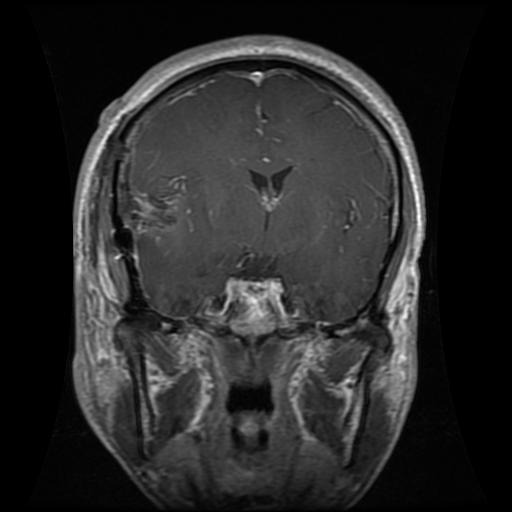
#> input picture small_image/Te-gl_0038.jpg, 512 x 512 px
$ jupyter execute --allow-errors Wavelet-denoising.ipynb
#> lines starting #> are read from the running program, lines starting #| are printed output that depends on the picture; after the words box and inside, x2 and y2 are one past the last pixel; in counts of white or black regions, pixels touching at a corner belong together
Loading packages

[cell 1]
import cv2
import numpy as np
import math
import pywt
import matplotlib.pyplot as plt
import matplotlib.image as mpimg
from scipy import ndimage
from skimage.metrics import structural_similarity as ssim

Helper functions for working with images

[cell 2]
def load_image(image_path):
#> called with image_path = 'small_image/Te-gl_0038.jpg'
    img = mpimg.imread(image_path)
#> img is the input picture: shape (512, 512, 3); min 0, max 255, mean 41
    img_gray = np.dot(img[..., :3], [0.2989, 0.5870, 0.1140])
    return img_gray

def add_noise(image, sigma):
    noise = np.random.normal(0, sigma, image.shape)
    noisy_image = image + noise
    return (noisy_image)

# [5 lines left out: function display, not called in this run]

def save_image(image_array, path):
    plt.imsave(path, image_array, cmap='gray')

This next chunk has the implementations for DWT, IDWT and the thresholding function

    1. decomposition function - decomposes the image into wavelet coefficients

    2. thresholding function - applies the threshold value with a given mode (hard/soft)

    3. reconstruction function - uses IDWT to reconstruct the denoised image

[cell 3]
#1. Wavelet Decomposition

def wavelet_decompose(img, wavelet, level=3):
    coeffs = pywt.wavedec2(img, wavelet=wavelet, level=level, mode='periodization')
    cA = coeffs[0]
    detail_levels = coeffs[1:]  # list of (cH, cV, cD)
    return cA, detail_levels

#2. Thresholding

def threshold_coeffs(detail_levels, threshold, mode):
    thresholded_details = []
    for cH, cV, cD in detail_levels:
        cH_thresh = pywt.threshold(cH, threshold, mode=mode)
        cV_thresh = pywt.threshold(cV, threshold, mode=mode)
        cD_thresh = pywt.threshold(cD, threshold, mode=mode)
        thresholded_details.append((cH_thresh, cV_thresh, cD_thresh))

    return thresholded_details

#3. Reconstructing the Image

def reconstruct_from_coeffs(cA, detail_levels, wavelet):
    coeffs = [cA] + detail_levels
    return pywt.waverec2(coeffs, wavelet=wavelet, mode='periodization')

This section: Thresholding strategies for a known sigma value.
Computes both sure and universal in one function. the universal value is used to put an upper bound on the search space for the SURE value to speed up runtime

[cell 4]
def compute_thresholds(coeffs, sigma, n_points=200):
    x = coeffs.flatten()
    n = x.size
    abs_x = np.abs(x)

    # Universal threshold
    T_univ = sigma * np.sqrt(2 * np.log(n))

    # Choose an upper bound for SURE threshold for efficiency
    max_coeff = np.max(abs_x)
    upper_bound = max(T_univ*1.5, max_coeff*0.5)
    thresholds = np.linspace(0.01, upper_bound, n_points)

    # Compute SURE risk for each threshold
    risks = []
    for t in thresholds:
        count = np.sum(abs_x <= t)
        min_terms = np.minimum(abs_x**2, t**2)
        risk = n * sigma**2 - 2 * sigma**2 * count + np.sum(min_terms)
        risks.append(risk)

    risks = np.array(risks)

    # Find optimal threshold
    idx_min = np.argmin(risks)
    SURE_threshold = thresholds[idx_min]

    return T_univ, SURE_threshold


#univ,sure = compute_thresholds(all_detail_flat, sigma=50, n_points=200)

This section: Performance Metrics.

    1.creates a binary mask to use for 4.

    2. computes PSNR

    3. computes SSIM

    4. computes Masked SSIM

[cell 5]
# this chunk makes the binary mask and is ran once only for the purpose of creating a mask for the simulation study. fill_all_holes had to be used a number of times
# to remove the black space in the ROI without altering the edges.

def threshold_mask2(img, threshold):
#> called with threshold = 15
    img_uint8 = img.astype(np.uint8)
    _, thresh = cv2.threshold(img, threshold, 255, cv2.THRESH_BINARY)
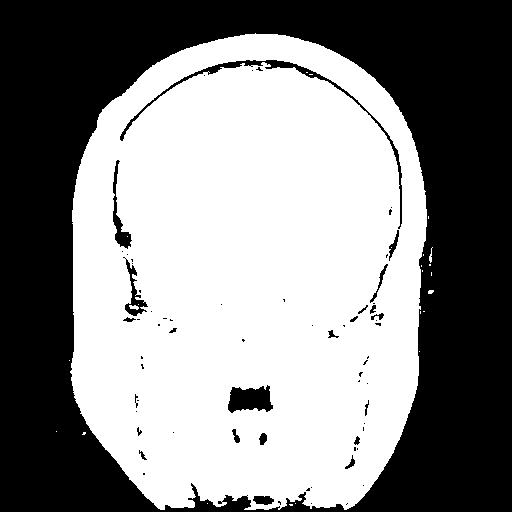
#> thresh: shape (512, 512) float64; 53.5% white; 68 black regions (45 under 20 px), largest, box (x1, y1, x2, y2) and area: (0, 0, 512, 512) 117719, (120, 60, 402, 229) 1395, (228, 385, 273, 413) 904

    return thresh

def fill_all_holes(binary_mask, kernel_size=5):
#> called with kernel_size = 10
    mask = binary_mask.copy().astype(np.uint8)
    kernel = cv2.getStructuringElement(cv2.MORPH_ELLIPSE, (kernel_size, kernel_size))
    closed = cv2.morphologyEx(mask, cv2.MORPH_CLOSE, kernel)
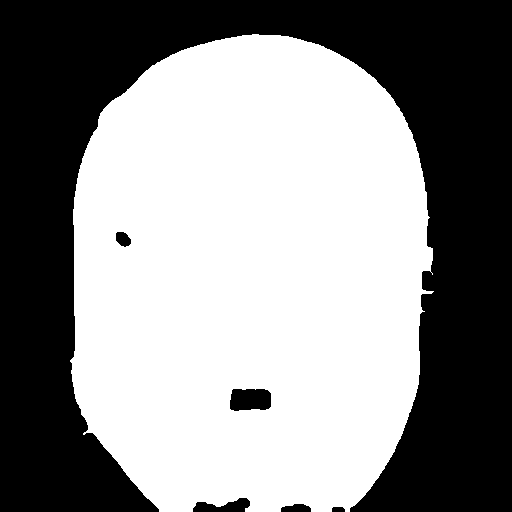
#> closed: shape (512, 512); 55.1% white; 6 black regions, box (x1, y1, x2, y2) and area: (0, 0, 512, 512) 115987, (230, 389, 271, 411) 814, (193, 498, 250, 512) 508, (281, 504, 311, 512) 195, (116, 232, 131, 247) 168, (332, 507, 345, 512) 61

    return closed


img = load_image('small_image/Te-gl_0038.jpg')
thresholded_mask = threshold_mask2(img, threshold=15)
flood = fill_all_holes(thresholded_mask, kernel_size=10)
flood2 = fill_all_holes(flood, kernel_size=15)
#> call 2 of fill_all_holes, with kernel_size = 15
#> in fill_all_holes (call 2), `closed = cv2.morphologyEx(mask, cv2.MORPH_CLOSE, kernel)`:
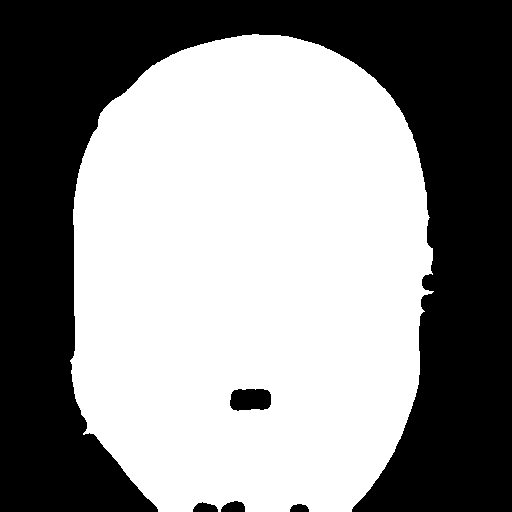
#> closed: shape (512, 512); 55.3% white; 5 black regions, box (x1, y1, x2, y2) and area: (0, 0, 512, 512) 115868, (230, 389, 271, 411) 789, (221, 501, 245, 512) 210, (193, 502, 218, 512) 185, (290, 504, 309, 512) 124
binary_mask = fill_all_holes(flood2, kernel_size=30)
#> call 3 of fill_all_holes, with kernel_size = 30
#> in fill_all_holes (call 3), `closed = cv2.morphologyEx(mask, cv2.MORPH_CLOSE, kernel)`:
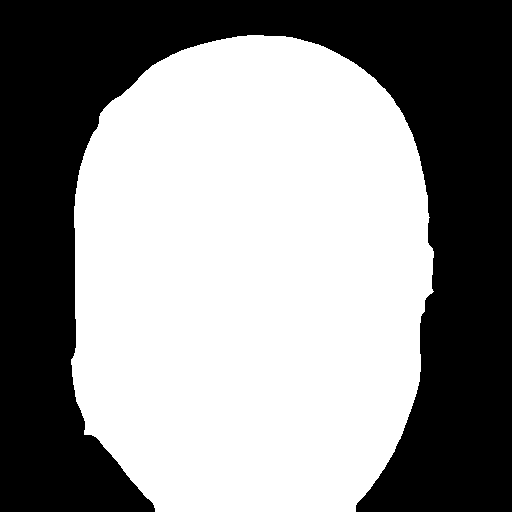
#> closed: shape (512, 512); 55.9% white; 1 black region, box (x1, y1, x2, y2) and area: (0, 0, 512, 512) 115642
#save_image(binary_mask, 'binary_mask.png')

[cell 6]
# PSNR Calculation

def compute_psnr(original, denoised, max_pixel=255.0):
    mse = np.mean((original - denoised) ** 2)
    if mse == 0:
        return float('inf')  # Perfect match
    psnr = 10 * np.log10((max_pixel ** 2) / mse)

    return psnr

# SSIM Calculation

def compute_ssim(img1, img2):
    _,score= ssim(img1, img2,data_range=255, full=True)
    return np.mean(score)

# Masked SSIM Calculation

def masked_ssim(img1, img2, mask):
    mask = (mask > 0)
    # Compute full SSIM map
    _, ssim_map = ssim(img1, img2, data_range=255, full=True)
    # Average SSIM over masked region
    masked_score = np.mean(ssim_map[mask])
    return masked_score

Demonstration

Simulation study: use all previously defined functions to do the following:

    1. load clean image and add the noise

    2. choose wavelet family & decompose

    3. compute threshold values: universal and SURE

    4. threshold & reconstruct using hard & soft

    5. compute PSNR

    6. compute SSIM

    7. compute MSSIM

[cell 7]
import numpy as np
import pandas as pd

def compare_wavelet_families(image_path, noise_sigma=20, wavelets=['sym4', 'db4', 'coif3', 'bior1.3']):
    """
    Compare different wavelet families for image denoising.

    Parameters:
    -----------
    image_path : str
        Path to the clean test image
    noise_sigma : float
        Standard deviation of noise to add
    wavelets : list
        List of wavelet names to compare

    Returns:
    --------
    results_df : pandas.DataFrame
        DataFrame with wavelet performance comparison
    """
#> called with image_path = 'small_image/Te-gl_0038.jpg', noise_sigma = 20

    print(f"Comparing wavelet families for denoising (σ = {noise_sigma})")
    print(f"Wavelets to test: {wavelets}")

    # Load clean image
    clean_img = load_image(image_path)

    # Add noise once for consistent comparison
    noisy_img = add_noise(clean_img, sigma=noise_sigma)
#> in add_noise, `noisy_image = image + noise`:
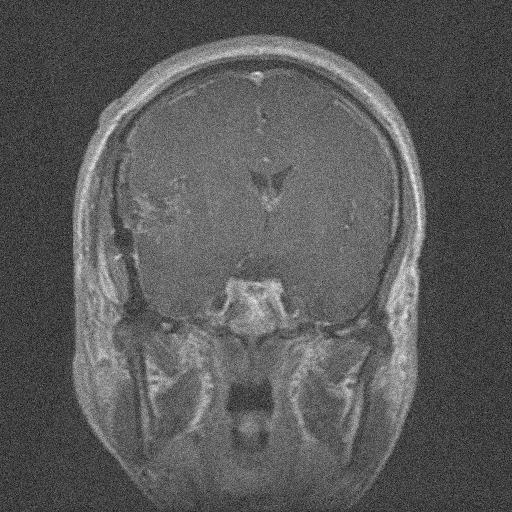
#> noisy_image: shape (512, 512) float64; min -97.04, max 292.5, mean 41.1; drawn with min black and max white

    # Initialize results storage - FIXED: Consistent column names
    results = {
        'Wavelet': [],
        'SURE (soft) (dB)': [],
        'Universal (soft) (dB)': [],
        'SURE (hard) (dB)': [],
        'Universal (hard) (dB)': []
    }

    print("\nProcessing wavelets...")

    for wavelet in wavelets:
        try:
            print(f"  Testing {wavelet}...")

            # Wavelet decomposition
            cA, detail_levels = wavelet_decompose(noisy_img, wavelet=wavelet, level=3)

            # Flatten detail coefficients for threshold computation
            detail_flat = np.concatenate([coeff.ravel() for level in detail_levels for coeff in level])

            # Compute thresholds
            T_univ, sure_threshold = compute_thresholds(detail_flat, sigma=noise_sigma, n_points=200)

            # Apply SURE threshold with soft thresholding
            thresholded_details_sure = threshold_coeffs(detail_levels, sure_threshold, mode='soft')
            denoised_img_sure = reconstruct_from_coeffs(cA, thresholded_details_sure, wavelet=wavelet)

            # Apply SURE threshold with hard thresholding
            h_thresholded_details_sure = threshold_coeffs(detail_levels, sure_threshold, mode='hard')
            h_denoised_img_sure = reconstruct_from_coeffs(cA, h_thresholded_details_sure, wavelet=wavelet)

            # Apply Universal threshold with soft thresholding
            thresholded_details_univ = threshold_coeffs(detail_levels, T_univ, mode='soft')
            denoised_img_univ = reconstruct_from_coeffs(cA, thresholded_details_univ, wavelet=wavelet)

            # Apply Universal threshold with hard thresholding
            h_thresholded_details_univ = threshold_coeffs(detail_levels, T_univ, mode='hard')
            h_denoised_img_univ = reconstruct_from_coeffs(cA, h_thresholded_details_univ, wavelet=wavelet)

            # Compute performance metrics
            psnr_sure = compute_psnr(clean_img, denoised_img_sure, max_pixel=255.0)
            h_psnr_sure = compute_psnr(clean_img, h_denoised_img_sure, max_pixel=255.0)
            psnr_univ = compute_psnr(clean_img, denoised_img_univ, max_pixel=255.0)
            h_psnr_univ = compute_psnr(clean_img, h_denoised_img_univ, max_pixel=255.0)

            # Store results - FIXED: Match column names
            results['Wavelet'].append(wavelet)
            results['SURE (soft) (dB)'].append(round(psnr_sure, 2))
            results['Universal (soft) (dB)'].append(round(psnr_univ, 2))
            results['SURE (hard) (dB)'].append(round(h_psnr_sure, 2))
            results['Universal (hard) (dB)'].append(round(h_psnr_univ, 2))

        except Exception as e:
            print(f"  Error with {wavelet}: {str(e)}")
            # Store NaN values for failed cases
            results['Wavelet'].append(wavelet)
            results['SURE (soft) (dB)'].append(np.nan)
            results['SURE (hard) (dB)'].append(np.nan)
            results['Universal (soft) (dB)'].append(np.nan)
            results['Universal (hard) (dB)'].append(np.nan)
#> this loop made 12 passes
#> (max_coeff in compute_thresholds, upper_bound in compute_thresholds, sure_threshold, psnr_sure, h_psnr_sure, psnr_univ) on passes 1 to 8: (520.5, 260.2, 36.62, 31.28, 26.02, 28.83), (469.6, 234.8, 37.76, 31.48, 26.35, 29.08), (449.1, 224.6, 37.25, 31.56, 26.24, 29.07), (378, 189, 37.99, 31.27, 26.34, 28.82), (373.7, 186.9, 37.57, 31.3, 26.26, 28.82), (434, 217, 38.17, 31.22, 26.36, 28.8), (408.6, 204.3, 36.97, 31.25, 26.11, 28.74), (373.8, 186.9, 36.64, 31.42, 26.07, 28.94)
#> pass 1, in wavelet_decompose, `cA = coeffs[0]`:
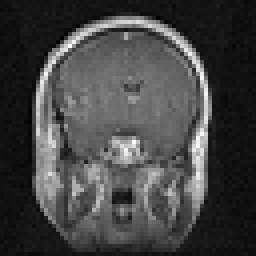
#> cA: shape (64, 64) float64 (shown 4 times larger); min -106.2, max 1518.7, mean 328.4; drawn with min black and max white
#> pass 1, in compare_wavelet_families, `denoised_img_sure = reconstruct_from_coeffs(cA, thresholded_details_su..`:
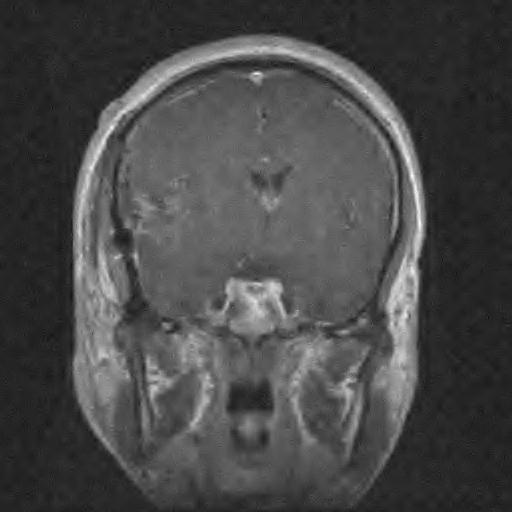
#> denoised_img_sure: shape (512, 512) float64; min -42.42, max 248.7, mean 41.1; drawn with min black and max white
#> after the loop:
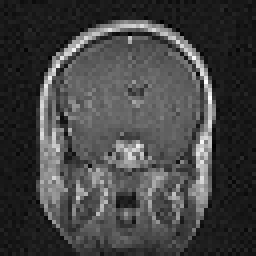
#> cA: shape (64, 64) float64 (shown 4 times larger); min -181.7, max 1757.7, mean 328.4; drawn with min black and max white

    # Convert to DataFrame
    results_df = pd.DataFrame(results)

    # Sort by SURE soft PSNR (best first) - FIXED: Use correct column name
    results_df = results_df.sort_values('SURE (soft) (dB)', ascending=False).reset_index(drop=True)

    # Display results
    print("\n" + "="*80)
    print("WAVELET FAMILY COMPARISON RESULTS")
    print("="*80)
    print(f"Noise level: σ = {noise_sigma}")
    print(f"Thresholding: SURE vs Universal threshold, soft and hard thresholding")
    print(f"Decomposition: 3 levels")
    print("-"*80)

    # Print the table
    print(results_df.to_string(index=False))

    # ADDED: Print DataFrame and LaTeX table
    print("\nDataFrame:")
    print(results_df)

    print("\nLaTeX table:")
    latex_table = results_df.to_latex(index=False, float_format='%.2f', escape=False)
    print(latex_table)

    return results_df

def extended_wavelet_comparison(image_path, noise_sigma=20):
    """
    Extended comparison including more wavelet families.
    """

    extended_wavelets = [
        'sym4', 'sym8', 'sym12',
        'db4', 'db8', 'db12',
        'coif2', 'coif3', 'coif5',
        'bior1.1', 'bior1.3', 'bior2.2'
    ]

    print("Running extended wavelet comparison...")
    results_df = compare_wavelet_families(image_path, noise_sigma, extended_wavelets)

    # ADDED: Print extended results and LaTeX
    print("\nExtended DataFrame:")
    print(results_df)

    print("\nExtended LaTeX table:")
    latex_table = results_df.to_latex(index=False, float_format='%.2f', escape=False)
    print(latex_table)

    return results_df


    # For extended comparison:
#> (the rest of this cell did not finish here and is left out)

[cell 8]
# now we have chosen the best wavelet and thresholding method. time to make some pictures.

img = load_image('small_image/Te-gl_0038.jpg')
noisy_img = add_noise(img, sigma=20)
#save_image(noisy_img, 'simulation/noisy_image.png')
cA, detail_levels = wavelet_decompose(noisy_img, wavelet='coif5', level=3)
#> in wavelet_decompose (call 13), `cA = coeffs[0]`:
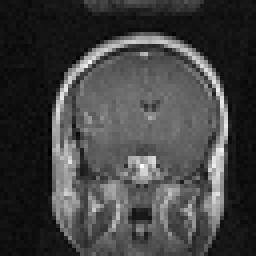
#> cA: shape (64, 64) float64 (shown 4 times larger); min -104.8, max 1583, mean 328.9; drawn with min black and max white
#> detail_levels = 3 items
detail_flat = np.concatenate([coeff.ravel() for level in detail_levels for coeff in level])

            # Compute thresholds
T_univ, sure_threshold = compute_thresholds(detail_flat, sigma=20, n_points=200)
#> T_univ = 99.84; sure_threshold = 38.03

            # Apply SURE threshold with soft thresholding
thresholded_details_sure = threshold_coeffs(detail_levels, sure_threshold, mode='soft')
#> thresholded_details_sure = 3 items
denoised_img_sure = reconstruct_from_coeffs(cA, thresholded_details_sure, wavelet='coif5')
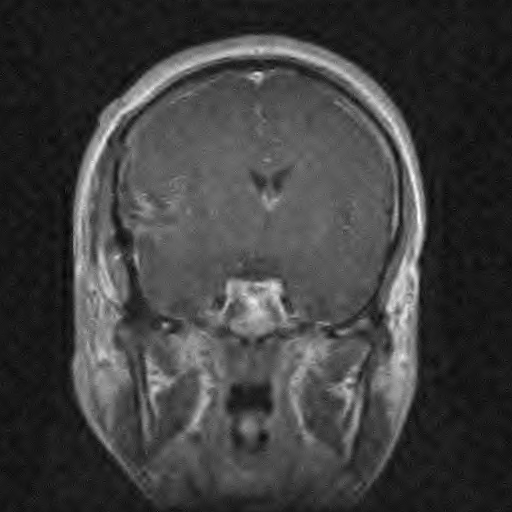
#> denoised_img_sure: shape (512, 512) float64; min -25.05, max 239.8, mean 41.1; drawn with min black and max white
save_image(denoised_img_sure, 'simulation/denoised_image_sure.png')
#> (the rest of the program and of its run is left out)
